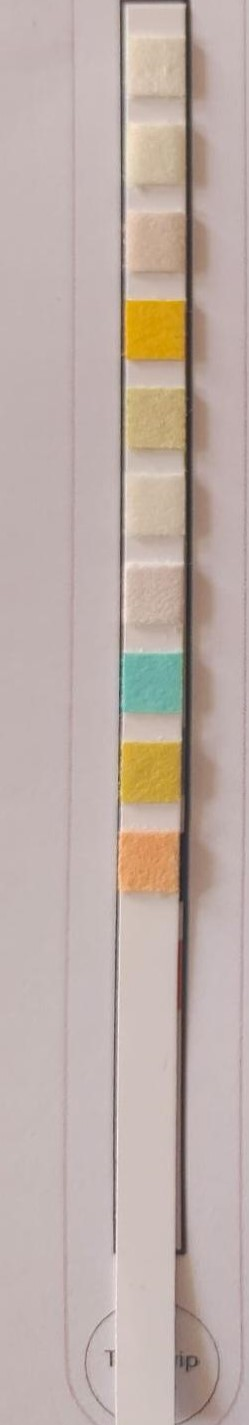
#> input picture strip_images/image1.jpg, 249 x 1425 px
$ python color_detection.py
#> lines starting #> are read from the running program, lines starting #| are printed output that depends on the picture
# Full Disclosure - I have taken this code from the following link
# https://github.com/pnaskardev/alemeno_urine_stripe_analyser/blob/main/backend/color_analyzer.py
# Need to work on my image processing skills. Tried to solve this problem for a full day
# But couldn't come up with anything of use. Hence, had to resort to copying the code.

import cv2
import numpy as np


def analyse_colors(filepath=None, image_array=None):

    # my code starts :-
#> called with filepath = '../../../strip_images/image1.jpg'
    if filepath:
        print("filepath")
        image = cv2.imread(filepath)
#> image is the input picture: shape (1425, 249, 3); mean B, G, R 167.1, 173.6, 189.3
    else:
        print("image arr")
        image = image_array
    # my code ends


    # I am trying to isolate the whole image by cropping the image
    temp_image=image[50:1000, 150:170]

    # getting the height and the width of the image
    height=temp_image.shape[0]
#> height = 950
    width=temp_image.shape[1]
#> width = 20

    # RESIZING THE IMAGE SO THAT SEGMENTATION IS EASIER
    temp_image = cv2.resize(temp_image, dsize=(width * 2, height))
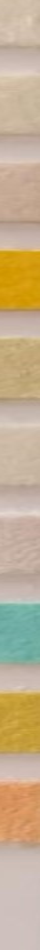
#> temp_image: shape (950, 40, 3); mean of channels 0, 1, 2 144.1, 175.5, 196.1; drawn as B, G, R
    image=temp_image
    image = cv2.cvtColor(image, cv2.COLOR_BGR2RGB) # so that the function returns array of RGB values and not BGR values
#> image: shape (950, 40, 3)

    # SEGEMENT X,Y COORDINATES
    x_position = width // 2
#> x_position = 10
    y_position=20

    # NEXT SEGMENT OFFSET
    next_segment=88
    average_strip_color_list=[]
    for _ in range(10):

        # creating a small segment to calculate the average color
        segment = image[y_position-10:y_position, x_position-10:x_position +10]

        # CALCULATING MEAN ACROSS X AND Y AXES
        average_segment_color = np.mean(segment, axis=(0, 1))

        # EXTRACTING THE MEAN AS INT VALUES
        average_segment_color = average_segment_color.astype(int)

        # LOGGING THE CALCULATED VALUES
        # print(f"Average color: R={average_segment_color[0]}, G={average_segment_color[1]},  B={average_segment_color[2]}")
        average_strip_color_list.append(average_segment_color)
        y_position+=next_segment
#> this loop made 10 passes
#> average_segment_color on passes 1 to 10: [206, 188, 167], [203, 183, 158], [197, 169, 148], [211, 154, 4], [195, 168, 122], [203, 185, 165], [197, 175, 162], [109, 171, 163], [198, 158, 60], [214, 145, 93]
#> after the loop, average_strip_color_list = [[206, 188, 167], [203, 183, 158], [197, 169, 148], [211, 154, 4], [195, 168, 122], [203, 185, 165], [197, 175, 162], [109, 171, 163], [198, 158, 60], [214, 145, 93]]; y_position = 900


    rgb_values=[]
    for _, color_value in enumerate(average_strip_color_list):
        rgb_values.append(color_value.tolist())
#> this loop made 10 passes
#> after the loop, rgb_values has the same summary as average_strip_color_list

    return rgb_values

if __name__ == "__main__":
    rgb_vals = analyse_colors(filepath="../../../strip_images/image1.jpg")
#> rgb_vals has the same summary as average_strip_color_list in analyse_colors
    print(rgb_vals)
#| [[206, 188, 167], [203, 183, 158], [197, 169, 148], [211, 154, 4], [195, 168, 122], [203, 185, 165], [197, 175, 162], [109, 171, 163], [198, 158, 60], [214, 145, 93]]

$ run again, with strip_images/image3.jpg copied over strip_images/image1.jpg
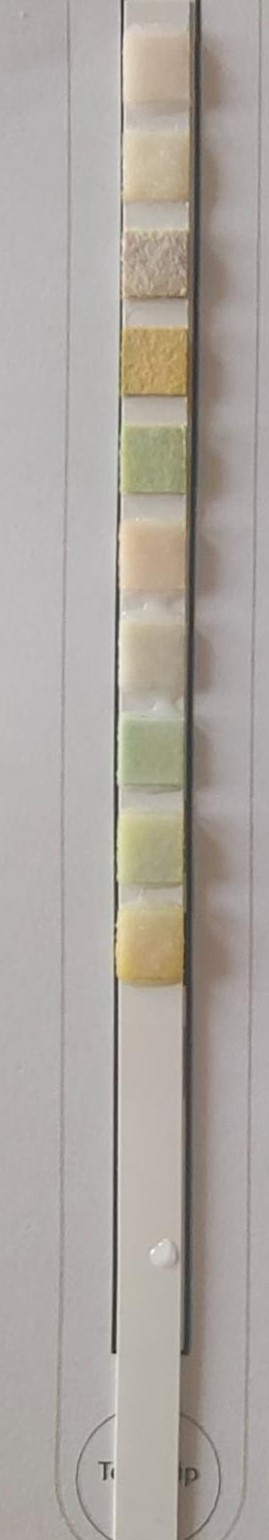
#> input picture strip_images/image3.jpg, 269 x 1540 px
#> in analyse_colors, image is the input picture: shape (1540, 269, 3); mean B, G, R 159.6, 165.9, 172
#> in analyse_colors, `temp_image = cv2.resize(temp_image, dsize=(width * 2, height))`:
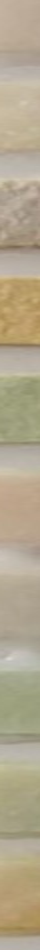
#> temp_image: shape (950, 40, 3); mean of channels 0, 1, 2 141.4, 166.8, 178.1; drawn as B, G, R
#> image: shape (950, 40, 3)
#> the loop in analyse_colors, `for _ in range(10):` made 10 passes
#> average_segment_color on passes 1 to 8: [191, 174, 156], [196, 184, 159], [177, 163, 144], [193, 172, 131], [187, 180, 168], [179, 174, 164], [183, 165, 149], [172, 162, 144]
#> after the loop in analyse_colors, `for _ in range(10):`: average_strip_color_list = [[191, 174, 156], [196, 184, 159], [177, 163, 144], [193, 172, 131], [187, 180, 168], [179, 174, 164], [183, 165, 149], [172, 162, 144], [158, 162, 129], [166, 162, 128]]; y_position = 900
#> the loop in analyse_colors, `for _, color_value in enumerate(average_strip_color_list):` made 10 passes
#> after the loop in analyse_colors, `for _, color_value in enumerate(average_strip_color_list):`: rgb_values has the same summary as average_strip_color_list
#> rgb_vals has the same summary as average_strip_color_list in analyse_colors
#| [[191, 174, 156], [196, 184, 159], [177, 163, 144], [193, 172, 131], [187, 180, 168], [179, 174, 164], [183, 165, 149], [172, 162, 144], [158, 162, 129], [166, 162, 128]]

$ run again, with strip_images/image4.jpg copied over strip_images/image1.jpg
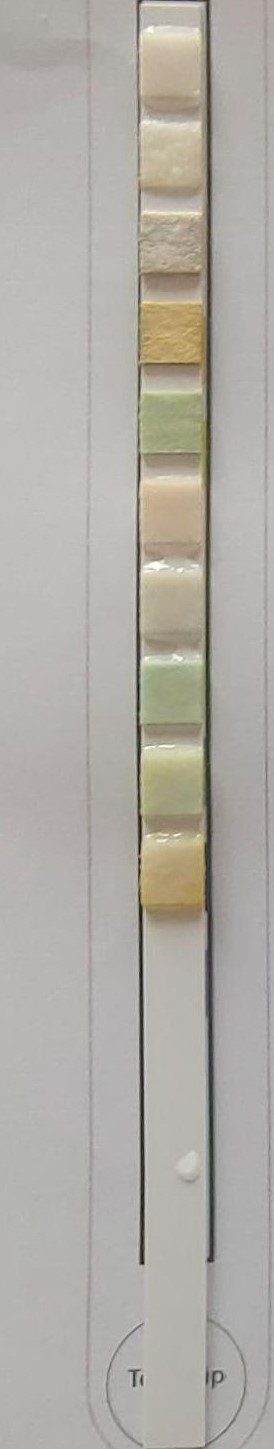
#> input picture strip_images/image4.jpg, 274 x 1449 px
#> in analyse_colors, image is the input picture: shape (1449, 274, 3); mean B, G, R 165.8, 172.6, 175.7
#> in analyse_colors, `temp_image = cv2.resize(temp_image, dsize=(width * 2, height))`:
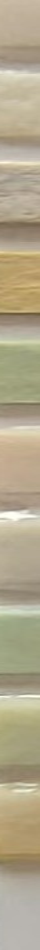
#> temp_image: shape (950, 40, 3); mean of channels 0, 1, 2 140.2, 167.2, 177.3; drawn as B, G, R
#> image: shape (950, 40, 3)
#> the loop in analyse_colors, `for _ in range(10):` made 10 passes
#> average_segment_color on passes 1 to 8: [193, 178, 155], [200, 190, 166], [174, 163, 146], [186, 160, 108], [158, 163, 125], [196, 172, 143], [181, 171, 147], [155, 164, 130]
#> after the loop in analyse_colors, `for _ in range(10):`: average_strip_color_list = [[193, 178, 155], [200, 190, 166], [174, 163, 146], [186, 160, 108], [158, 163, 125], [196, 172, 143], [181, 171, 147], [155, 164, 130], [181, 176, 129], [190, 172, 132]]; y_position = 900
#> the loop in analyse_colors, `for _, color_value in enumerate(average_strip_color_list):` made 10 passes
#> after the loop in analyse_colors, `for _, color_value in enumerate(average_strip_color_list):`: rgb_values has the same summary as average_strip_color_list
#> rgb_vals has the same summary as average_strip_color_list in analyse_colors
#| [[193, 178, 155], [200, 190, 166], [174, 163, 146], [186, 160, 108], [158, 163, 125], [196, 172, 143], [181, 171, 147], [155, 164, 130], [181, 176, 129], [190, 172, 132]]

$ run again, with strip_images/image5.jpg copied over strip_images/image1.jpg
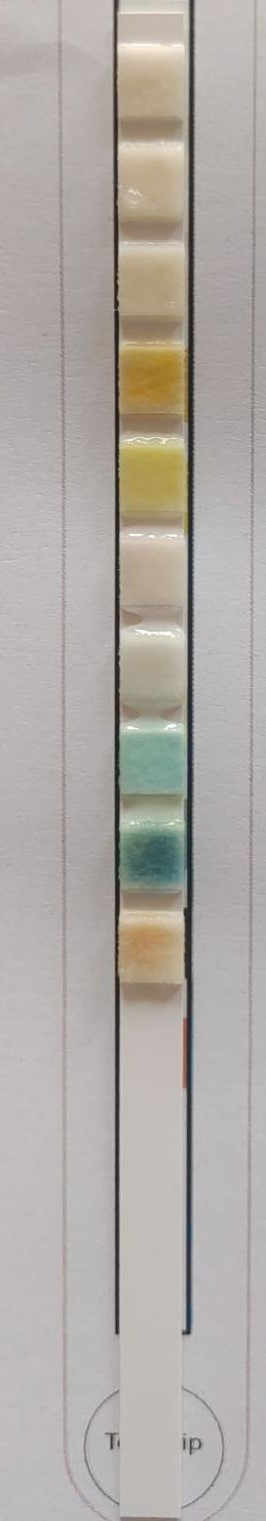
#> input picture strip_images/image5.jpg, 266 x 1521 px
#> in analyse_colors, image is the input picture: shape (1521, 266, 3); mean B, G, R 165.5, 170.3, 176
#> in analyse_colors, `temp_image = cv2.resize(temp_image, dsize=(width * 2, height))`:
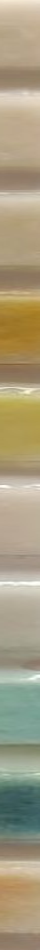
#> temp_image: shape (950, 40, 3); mean of channels 0, 1, 2 127.8, 156.7, 166.7; drawn as B, G, R
#> image: shape (950, 40, 3)
#> the loop in analyse_colors, `for _ in range(10):` made 10 passes
#> average_segment_color on passes 1 to 8: [203, 186, 161], [215, 201, 182], [176, 160, 143], [139, 118, 95], [142, 113, 81], [173, 155, 100], [181, 164, 145], [169, 161, 144]
#> after the loop in analyse_colors, `for _ in range(10):`: average_strip_color_list = [[203, 186, 161], [215, 201, 182], [176, 160, 143], [139, 118, 95], [142, 113, 81], [173, 155, 100], [181, 164, 145], [169, 161, 144], [124, 161, 146], [56, 89, 87]]; y_position = 900
#> the loop in analyse_colors, `for _, color_value in enumerate(average_strip_color_list):` made 10 passes
#> after the loop in analyse_colors, `for _, color_value in enumerate(average_strip_color_list):`: rgb_values has the same summary as average_strip_color_list
#> rgb_vals has the same summary as average_strip_color_list in analyse_colors
#| [[203, 186, 161], [215, 201, 182], [176, 160, 143], [139, 118, 95], [142, 113, 81], [173, 155, 100], [181, 164, 145], [169, 161, 144], [124, 161, 146], [56, 89, 87]]
